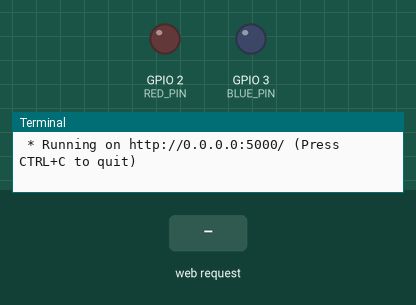
The program below on a simulated Raspberry Pi (BCM pin numbers). On the bench: output pins drawn as LEDs (lit = HIGH), the last lines printed to the terminal. The test bench sets the inputs (shaded band). The clock reads 2024-03-15 10:24:30 at power-on unless the program sets it.

Above: at 1.2 s.
1.3 s: HTTP request for /led/red/on received
At 2.5 s:
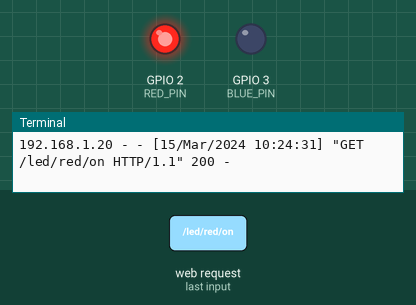
4.3 s: HTTP request for /led/red/off received
At 4.8 s:
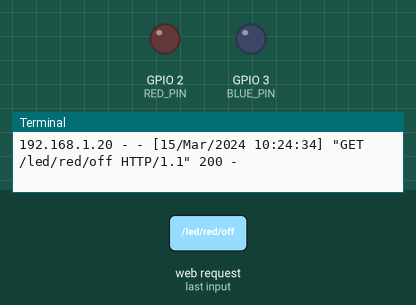
Timing chart, 0 to 7.3 s (numbered marks = the images above; inputs shaded):
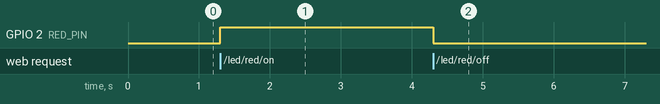

Measured:
- after the input at 1.3 s, GPIO 2 (RED_PIN): LOW → HIGH at once
- after the input at 4.3 s, GPIO 2 (RED_PIN): HIGH → LOW at once

The program:

flask_led_task2.py
```python
from flask import Flask, render_template
import RPi.GPIO as GPIO

RED_PIN = 2
BLUE_PIN = 3
GPIO.setmode(GPIO.BCM)
GPIO.setup(RED_PIN,GPIO.OUT)
GPIO.setup(BLUE_PIN,GPIO.OUT)

# Flask 객체 생성
app = Flask(__name__) # __name__ = 자기 파일 명


# 0.0.0.0:5000/
@app.route("/") # 연결되면 hello()에 연결해라
def hello():
    return render_template("led2.html")

@app.route("/led/<color>/<op>") # 동적 라우팅
def led_op(color, op):
    if color == 'red':
        LED = RED_PIN
    else:
        LED = BLUE_PIN
    if op == "on":
        GPIO.output(LED, GPIO.HIGH)
        return color.upper()+" LED ON"
    elif op == "off":
        GPIO.output(LED, GPIO.LOW)
        return color.upper()+" LED OFF"


# 터미널에서 직접 실행시킨 경우
if __name__ == "__main__":
    try:
        app.run(host="0.0.0.0", debug=True) # 0.0.0.0 = 127.0.0.1 = localhost
    finally:
        GPIO.cleanup()
```
